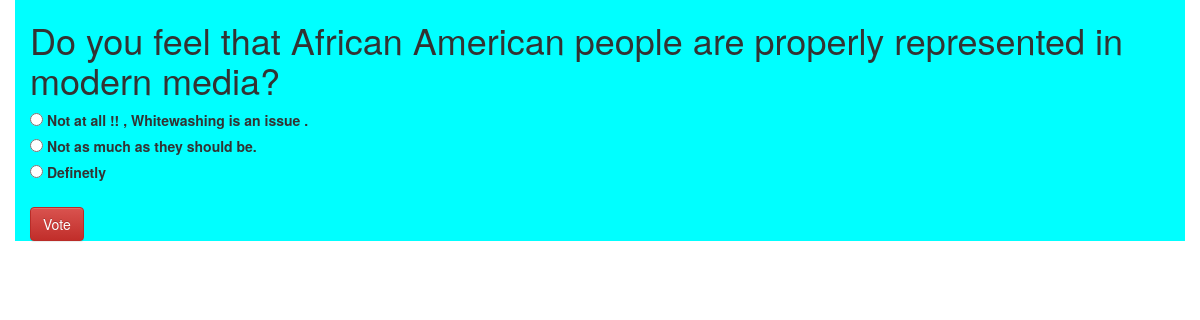
/pollsApp/2/, run on the app's committed database.
### pollsApp/models.py (models this page shows, shortened)
class Question(models.Model):
	question_text = models.CharField(max_length=200)
	pub_date = models.DateTimeField('date published')

class Choice(models.Model):
	question = models.ForeignKey(Question,on_delete=models.CASCADE)
	choice_text = models.CharField(max_length=200)
	votes = models.IntegerField(default=0)

### pollsApp/views.py (the view)
# urls.py: path('<int:pk>/', views.DetailView.as_view(), name='detail'),
class DetailView(generic.DetailView):
    model = Question
    template_name = 'pollsApp/detail.html'

### pollsApp/templates/pollsApp/detail.html (shortened to what this page needs)
<!DOCTYPE html>
<html>
<head>
<link rel="stylesheet" href="https://maxcdn.bootstrapcdn.com/bootstrap/3.3.7/css/bootstrap.min.css">
<link rel="stylesheet" href="https://maxcdn.bootstrapcdn.com/bootstrap/3.3.7/css/bootstrap-theme.min.css">
</head>
<body>
<div class="container" style="background-color: cyan">
	<h1>{{ question.question_text }}</h1>
<form action="{% url 'pollsApp:vote' question.id %}" method="post">
{% for choice in question.choice_set.all %}
    <input type="radio" name="choice" id="choice{{ forloop.counter }}" value="{{ choice.id }}" />
    <label for="choice{{ forloop.counter }}">{{ choice.choice_text }}</label><br />
{% endfor %}
<br />
<button class="btn btn-danger" type="submit" value="Vote">Vote</button>
</form>
</div>
</body>
</html>

### data on the page
Question: question_text "Do you feel that African American people are properly represented in modern media?"
Choice: choice_text "Not at all !! , Whitewashing is an issue ."
Choice: choice_text "Not as much as they should be."
Choice: choice_text "Definetly"
